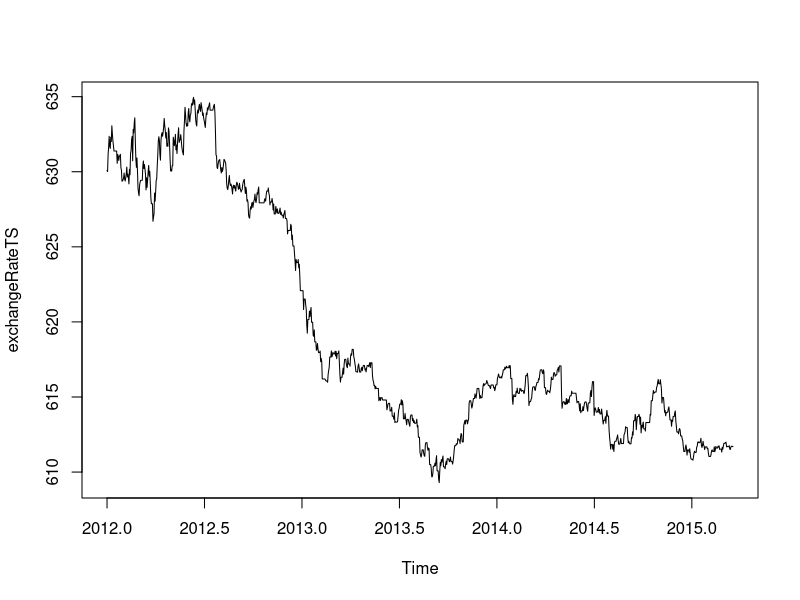

The R script that drew this image: (Note: this script raises an error after producing the figure.)
plotForecastErrors <- function(forecasterrors)
  {
     # make a histogram of the forecast errors:
     mybinsize <- IQR(forecasterrors)/4
     mysd   <- sd(forecasterrors)
     mymin  <- min(forecasterrors) - mysd*5
     mymax  <- max(forecasterrors) + mysd*3
     # generate normally distributed data with mean 0 and standard deviation mysd
     mynorm <- rnorm(10000, mean=0, sd=mysd)
     mymin2 <- min(mynorm)
     mymax2 <- max(mynorm)
     if (mymin2 < mymin) { mymin <- mymin2 }
     if (mymax2 > mymax) { mymax <- mymax2 }
     # make a red histogram of the forecast errors, with the normally distributed data overlaid:
     mybins <- seq(mymin, mymax, mybinsize)
     hist(forecasterrors, col="red", freq=FALSE, breaks=mybins)
     # freq=FALSE ensures the area under the histogram = 1
     # generate normally distributed data with mean 0 and standard deviation mysd
     myhist <- hist(mynorm, plot=FALSE, breaks=mybins)
     # plot the normal curve as a blue line on top of the histogram of forecast errors:
     points(myhist$mids, myhist$density, type="l", col="blue", lwd=2)
  }

exchangeRate <- read.csv("./USDtoRMB.csv",header=TRUE, sep=",")
exchangeRateTS <- ts(exchangeRate$Mid, frequency=365, start=c(2012,1))
plot.ts(exchangeRateTS)

install.pakcages("TTR")
library("TTR")

exchangeRateSMA5 <- SMA(exchangeRateTS, n=5)
plot.ts(exchangeRateSMA5)

exchangeRateSMA10 <- SMA(exchangeRateTS, n=10)
plot.ts(exchangeRateSMA10)

exchangeRateSMA30 <- SMA(exchangeRateTS, n=30)
plot.ts(exchangeRateSMA30)

exchangeRateDecomposed <- decompose(exchangeRateTS)
plot(exchangeRateDecomposed)

exchangeRateForecast <- HoltWinters(exchangeRageTS, gamma=FALSE)
plot(exchangeRateForecaset)

install.packages("forecast")
library(forecast)

exchangeRateForecast2 <- forecast.HoltWinters(exchangeRateForecast, h=180)

exchangeRateArima <- arima(exchangeRateTS, order=c(0,1,0))
exchangeRateArimaFore <- forecast.Arima(exchangeRateArima, h=180)
plot.forecast(exchangeRateArimaFore)
exchangeRatediff <- diff(ts, differences=1)
plot.ts(exchangeRatediff)


install.packages("fGarch")
